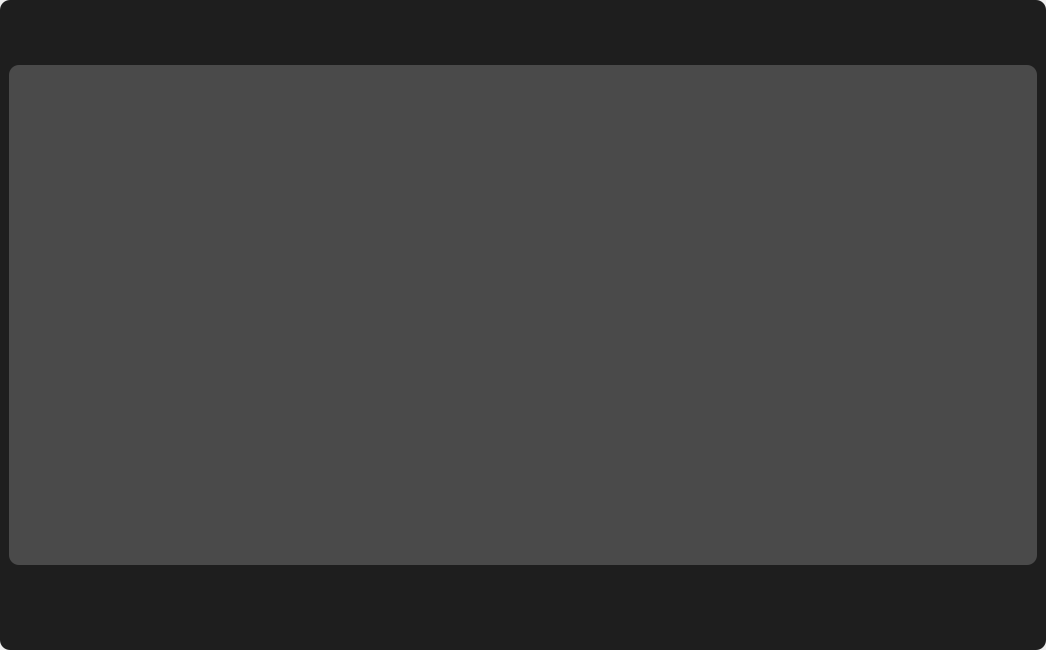
<?xml version="1.0" encoding="UTF-8"?>
<ui version="4.0">
 <class>EditWindow</class>
 <widget class="QMainWindow" name="EditWindow">
  <property name="geometry">
   <rect>
    <x>0</x>
    <y>0</y>
    <width>1046</width>
    <height>650</height>
   </rect>
  </property>
  <property name="minimumSize">
   <size>
    <width>1046</width>
    <height>650</height>
   </size>
  </property>
  <property name="windowTitle">
   <string>MainWindow</string>
  </property>
  <widget class="QWidget" name="centralwidget">
   <property name="minimumSize">
    <size>
     <width>736</width>
     <height>418</height>
    </size>
   </property>
   <layout class="QVBoxLayout" name="verticalLayout">
    <property name="spacing">
     <number>0</number>
    </property>
    <property name="leftMargin">
     <number>0</number>
    </property>
    <property name="topMargin">
     <number>0</number>
    </property>
    <property name="rightMargin">
     <number>0</number>
    </property>
    <property name="bottomMargin">
     <number>0</number>
    </property>
    <item>
     <widget class="QFrame" name="bg_frame">
      <property name="minimumSize">
       <size>
        <width>0</width>
        <height>0</height>
       </size>
      </property>
      <property name="font">
       <font>
        <family>Montserrat</family>
        <pointsize>14</pointsize>
        <weight>75</weight>
        <bold>true</bold>
       </font>
      </property>
      <property name="styleSheet">
       <string notr="true">background-color: rgb(30, 30, 30);
border-radius: 10px;
color: rgb(255, 255, 255);</string>
      </property>
      <property name="frameShape">
       <enum>QFrame::StyledPanel</enum>
      </property>
      <property name="frameShadow">
       <enum>QFrame::Raised</enum>
      </property>
      <layout class="QVBoxLayout" name="bg_layout">
       <property name="spacing">
        <number>0</number>
       </property>
       <property name="leftMargin">
        <number>0</number>
       </property>
       <property name="topMargin">
        <number>0</number>
       </property>
       <property name="rightMargin">
        <number>0</number>
       </property>
       <property name="bottomMargin">
        <number>0</number>
       </property>
       <item>
        <widget class="QFrame" name="title_bar">
         <property name="minimumSize">
          <size>
           <width>0</width>
           <height>50</height>
          </size>
         </property>
         <property name="maximumSize">
          <size>
           <width>16777215</width>
           <height>16777215</height>
          </size>
         </property>
         <property name="styleSheet">
          <string notr="true">background-color: none</string>
         </property>
         <property name="frameShape">
          <enum>QFrame::StyledPanel</enum>
         </property>
         <property name="frameShadow">
          <enum>QFrame::Raised</enum>
         </property>
         <layout class="QHBoxLayout" name="horizontalLayout">
          <property name="spacing">
           <number>0</number>
          </property>
          <property name="leftMargin">
           <number>0</number>
          </property>
          <property name="topMargin">
           <number>0</number>
          </property>
          <property name="rightMargin">
           <number>0</number>
          </property>
          <property name="bottomMargin">
           <number>0</number>
          </property>
          <item>
           <widget class="QFrame" name="title">
            <property name="maximumSize">
             <size>
              <width>16777215</width>
              <height>16777215</height>
             </size>
            </property>
            <property name="frameShape">
             <enum>QFrame::StyledPanel</enum>
            </property>
            <property name="frameShadow">
             <enum>QFrame::Raised</enum>
            </property>
            <layout class="QVBoxLayout" name="verticalLayout_3">
             <property name="spacing">
              <number>0</number>
             </property>
             <property name="leftMargin">
              <number>30</number>
             </property>
             <property name="topMargin">
              <number>0</number>
             </property>
             <property name="rightMargin">
              <number>0</number>
             </property>
             <property name="bottomMargin">
              <number>0</number>
             </property>
            </layout>
           </widget>
          </item>
          <item>
           <widget class="QFrame" name="btn_frame">
            <property name="maximumSize">
             <size>
              <width>100</width>
              <height>50</height>
             </size>
            </property>
            <property name="styleSheet">
             <string notr="true">background-color: none;</string>
            </property>
            <property name="frameShape">
             <enum>QFrame::StyledPanel</enum>
            </property>
            <property name="frameShadow">
             <enum>QFrame::Raised</enum>
            </property>
            <layout class="QHBoxLayout" name="horizontalLayout_2">
             <item>
              <widget class="QPushButton" name="btn_minimize">
               <property name="minimumSize">
                <size>
                 <width>30</width>
                 <height>30</height>
                </size>
               </property>
               <property name="maximumSize">
                <size>
                 <width>30</width>
                 <height>30</height>
                </size>
               </property>
               <property name="styleSheet">
                <string notr="true">QPushButton {
	background: transparent;
	border-radius: 15px;
}
QPushButton:hover {
	background: rgb(108, 108, 108);
}</string>
               </property>
               <property name="text">
                <string/>
               </property>
               <property name="icon">
                <iconset resource="Resources.qrc">
                 <normaloff>:/images/icons/minimize_white.png</normaloff>:/images/icons/minimize_white.png</iconset>
               </property>
              </widget>
             </item>
             <item>
              <widget class="QPushButton" name="btn_maximize">
               <property name="minimumSize">
                <size>
                 <width>30</width>
                 <height>30</height>
                </size>
               </property>
               <property name="maximumSize">
                <size>
                 <width>30</width>
                 <height>30</height>
                </size>
               </property>
               <property name="styleSheet">
                <string notr="true">QPushButton {
	padding: 5px;
	image: url(:/images/icons/maxmin.png);
	background: transparent;
	border-radius: 15px;
}
QPushButton:hover {
	background: rgb(108, 108, 108);
}</string>
               </property>
               <property name="text">
                <string/>
               </property>
              </widget>
             </item>
             <item>
              <widget class="QPushButton" name="btn_quit">
               <property name="minimumSize">
                <size>
                 <width>30</width>
                 <height>30</height>
                </size>
               </property>
               <property name="maximumSize">
                <size>
                 <width>30</width>
                 <height>30</height>
                </size>
               </property>
               <property name="styleSheet">
                <string notr="true">QPushButton {
	background: transparent;
	border-radius: 15px;
}
QPushButton:hover {
	background: rgb(255, 0, 0);
}</string>
               </property>
               <property name="text">
                <string/>
               </property>
               <property name="icon">
                <iconset resource="Resources.qrc">
                 <normaloff>:/images/icons/close_white.png</normaloff>:/images/icons/close_white.png</iconset>
               </property>
               <property name="shortcut">
                <string>Alt+X</string>
               </property>
              </widget>
             </item>
            </layout>
           </widget>
          </item>
         </layout>
        </widget>
       </item>
       <item>
        <widget class="QFrame" name="content_frame">
         <property name="font">
          <font>
           <family>iCiel Effra</family>
           <weight>75</weight>
           <bold>true</bold>
          </font>
         </property>
         <property name="styleSheet">
          <string notr="true">background-color: none</string>
         </property>
         <property name="frameShape">
          <enum>QFrame::StyledPanel</enum>
         </property>
         <property name="frameShadow">
          <enum>QFrame::Raised</enum>
         </property>
         <layout class="QVBoxLayout" name="verticalLayout_2">
          <property name="spacing">
           <number>0</number>
          </property>
          <property name="leftMargin">
           <number>0</number>
          </property>
          <property name="topMargin">
           <number>0</number>
          </property>
          <property name="rightMargin">
           <number>0</number>
          </property>
          <property name="bottomMargin">
           <number>0</number>
          </property>
          <item>
           <widget class="QFrame" name="stacked_frame">
            <property name="frameShape">
             <enum>QFrame::StyledPanel</enum>
            </property>
            <property name="frameShadow">
             <enum>QFrame::Raised</enum>
            </property>
            <layout class="QVBoxLayout" name="verticalLayout_4">
             <property name="spacing">
              <number>0</number>
             </property>
             <property name="leftMargin">
              <number>0</number>
             </property>
             <property name="topMargin">
              <number>0</number>
             </property>
             <property name="rightMargin">
              <number>0</number>
             </property>
             <property name="bottomMargin">
              <number>0</number>
             </property>
             <item>
              <widget class="QStackedWidget" name="stacked_widget">
               <property name="styleSheet">
                <string notr="true">border-radius: 1px;
background-color: transparent;</string>
               </property>
               <property name="currentIndex">
                <number>1</number>
               </property>
               <widget class="QWidget" name="test_page">
                <layout class="QVBoxLayout" name="verticalLayout_5">
                 <property name="spacing">
                  <number>5</number>
                 </property>
                 <property name="leftMargin">
                  <number>0</number>
                 </property>
                 <property name="topMargin">
                  <number>0</number>
                 </property>
                 <property name="rightMargin">
                  <number>0</number>
                 </property>
                 <property name="bottomMargin">
                  <number>0</number>
                 </property>
                 <item>
                  <widget class="QFrame" name="title_frame">
                   <property name="minimumSize">
                    <size>
                     <width>0</width>
                     <height>0</height>
                    </size>
                   </property>
                   <property name="frameShape">
                    <enum>QFrame::StyledPanel</enum>
                   </property>
                   <property name="frameShadow">
                    <enum>QFrame::Raised</enum>
                   </property>
                   <layout class="QVBoxLayout" name="verticalLayout_8">
                    <property name="spacing">
                     <number>0</number>
                    </property>
                    <property name="leftMargin">
                     <number>20</number>
                    </property>
                    <property name="topMargin">
                     <number>0</number>
                    </property>
                    <property name="rightMargin">
                     <number>0</number>
                    </property>
                    <property name="bottomMargin">
                     <number>0</number>
                    </property>
                   </layout>
                  </widget>
                 </item>
                 <item>
                  <widget class="QFrame" name="list_widget_frame">
                   <property name="minimumSize">
                    <size>
                     <width>0</width>
                     <height>400</height>
                    </size>
                   </property>
                   <property name="styleSheet">
                    <string notr="true">color: rgb(0, 0, 0)</string>
                   </property>
                   <property name="frameShape">
                    <enum>QFrame::StyledPanel</enum>
                   </property>
                   <property name="frameShadow">
                    <enum>QFrame::Raised</enum>
                   </property>
                   <layout class="QHBoxLayout" name="horizontalLayout_6" stretch="0">
                    <property name="spacing">
                     <number>0</number>
                    </property>
                    <property name="leftMargin">
                     <number>0</number>
                    </property>
                    <property name="topMargin">
                     <number>0</number>
                    </property>
                    <property name="rightMargin">
                     <number>0</number>
                    </property>
                    <property name="bottomMargin">
                     <number>0</number>
                    </property>
                    <item>
                     <widget class="QScrollArea" name="scrollArea">
                      <property name="minimumSize">
                       <size>
                        <width>0</width>
                        <height>0</height>
                       </size>
                      </property>
                      <property name="font">
                       <font>
                        <family>iCiel Effra Regular</family>
                        <pointsize>15</pointsize>
                       </font>
                      </property>
                      <property name="styleSheet">
                       <string notr="true">QScrollArea {
	border-radius: 10px;
	background-color: rgba(255, 255, 255, 50);
	outline: 0;
} 
QScrollArea::item { 
	margin: 20px;
	background-color: transparent;
	border: 0px solid black;
}

QScrollBar{
	background : rgb(255, 255, 255);	
}

QScrollBar::handle{
	background : rgb(158, 158, 158);
	border-radius: 5px;
	margin: 3px 3px 3px 3px;
}

QScrollBar::handle::pressed{
	background : rgb(85, 85, 85);
}

QScrollBar::add-line {
	height: 0px;
}

QScrollBar::sub-line {
	height: 0px;
}

QScrollBar::add-page, QScrollBar::sub-page {
	height: 0px;
}</string>
                      </property>
                      <property name="widgetResizable">
                       <bool>true</bool>
                      </property>
                      <widget class="QWidget" name="content_widget">
                       <property name="geometry">
                        <rect>
                         <x>0</x>
                         <y>0</y>
                         <width>1046</width>
                         <height>520</height>
                        </rect>
                       </property>
                      </widget>
                     </widget>
                    </item>
                   </layout>
                  </widget>
                 </item>
                 <item>
                  <widget class="QFrame" name="btn_frame_2">
                   <property name="minimumSize">
                    <size>
                     <width>0</width>
                     <height>30</height>
                    </size>
                   </property>
                   <property name="maximumSize">
                    <size>
                     <width>16777215</width>
                     <height>16777215</height>
                    </size>
                   </property>
                   <property name="styleSheet">
                    <string notr="true">color: rgb(0, 0, 0);</string>
                   </property>
                   <property name="frameShape">
                    <enum>QFrame::StyledPanel</enum>
                   </property>
                   <property name="frameShadow">
                    <enum>QFrame::Raised</enum>
                   </property>
                   <layout class="QHBoxLayout" name="horizontalLayout_5">
                    <property name="spacing">
                     <number>200</number>
                    </property>
                    <property name="leftMargin">
                     <number>0</number>
                    </property>
                    <property name="topMargin">
                     <number>0</number>
                    </property>
                    <property name="rightMargin">
                     <number>0</number>
                    </property>
                    <property name="bottomMargin">
                     <number>0</number>
                    </property>
                    <item>
                     <spacer name="horizontalSpacer_2">
                      <property name="orientation">
                       <enum>Qt::Horizontal</enum>
                      </property>
                      <property name="sizeHint" stdset="0">
                       <size>
                        <width>40</width>
                        <height>20</height>
                       </size>
                      </property>
                     </spacer>
                    </item>
                    <item>
                     <widget class="QPushButton" name="return_btn">
                      <property name="minimumSize">
                       <size>
                        <width>200</width>
                        <height>40</height>
                       </size>
                      </property>
                      <property name="maximumSize">
                       <size>
                        <width>16777215</width>
                        <height>16777215</height>
                       </size>
                      </property>
                      <property name="font">
                       <font>
                        <family>Montserrat</family>
                        <pointsize>15</pointsize>
                        <weight>75</weight>
                        <bold>true</bold>
                       </font>
                      </property>
                      <property name="styleSheet">
                       <string notr="true">QPushButton {
	background-color: rgb(255, 255, 255);
	border-radius: 10px;
}

QPushButton:hover {
	color: rgb(255, 255, 255);
	background-color: rgba(0, 0, 0, 150);
}

QPushButton:pressed {
	color: rgb(255, 255, 255);
	background-color: rgb(0, 0, 0);
}r</string>
                      </property>
                      <property name="text">
                       <string/>
                      </property>
                      <property name="icon">
                       <iconset resource="Resources.qrc">
                        <normaloff>:/images/icons/plus.png</normaloff>:/images/icons/plus.png</iconset>
                      </property>
                     </widget>
                    </item>
                    <item>
                     <spacer name="horizontalSpacer_4">
                      <property name="orientation">
                       <enum>Qt::Horizontal</enum>
                      </property>
                      <property name="sizeHint" stdset="0">
                       <size>
                        <width>40</width>
                        <height>20</height>
                       </size>
                      </property>
                     </spacer>
                    </item>
                   </layout>
                  </widget>
                 </item>
                </layout>
               </widget>
               <widget class="QWidget" name="info_page">
                <layout class="QVBoxLayout" name="verticalLayout_6">
                 <item>
                  <widget class="QFrame" name="title_frame_2">
                   <property name="minimumSize">
                    <size>
                     <width>0</width>
                     <height>0</height>
                    </size>
                   </property>
                   <property name="frameShape">
                    <enum>QFrame::StyledPanel</enum>
                   </property>
                   <property name="frameShadow">
                    <enum>QFrame::Raised</enum>
                   </property>
                   <layout class="QVBoxLayout" name="verticalLayout_10">
                    <property name="spacing">
                     <number>0</number>
                    </property>
                    <property name="leftMargin">
                     <number>20</number>
                    </property>
                    <property name="topMargin">
                     <number>0</number>
                    </property>
                    <property name="rightMargin">
                     <number>0</number>
                    </property>
                    <property name="bottomMargin">
                     <number>0</number>
                    </property>
                   </layout>
                  </widget>
                 </item>
                 <item>
                  <widget class="QFrame" name="list_widget_frame_2">
                   <property name="minimumSize">
                    <size>
                     <width>0</width>
                     <height>400</height>
                    </size>
                   </property>
                   <property name="styleSheet">
                    <string notr="true">color: rgb(0, 0, 0)</string>
                   </property>
                   <property name="frameShape">
                    <enum>QFrame::StyledPanel</enum>
                   </property>
                   <property name="frameShadow">
                    <enum>QFrame::Raised</enum>
                   </property>
                   <layout class="QHBoxLayout" name="horizontalLayout_9" stretch="0">
                    <property name="spacing">
                     <number>0</number>
                    </property>
                    <property name="leftMargin">
                     <number>0</number>
                    </property>
                    <property name="topMargin">
                     <number>0</number>
                    </property>
                    <property name="rightMargin">
                     <number>0</number>
                    </property>
                    <property name="bottomMargin">
                     <number>0</number>
                    </property>
                    <item>
                     <widget class="QScrollArea" name="scrollArea_3">
                      <property name="minimumSize">
                       <size>
                        <width>0</width>
                        <height>0</height>
                       </size>
                      </property>
                      <property name="font">
                       <font>
                        <family>iCiel Effra Regular</family>
                        <pointsize>15</pointsize>
                       </font>
                      </property>
                      <property name="styleSheet">
                       <string notr="true">QScrollArea {
	border-radius: 10px;
	background-color: rgba(255, 255, 255, 50);
	outline: 0;
} 
QScrollArea::item { 
	margin: 20px;
	background-color: transparent;
	border: 0px solid black;
}

QScrollBar{
	background : rgb(255, 255, 255);	
}

QScrollBar::handle{
	background : rgb(158, 158, 158);
	border-radius: 5px;
	margin: 3px 3px 3px 3px;
}

QScrollBar::handle::pressed{
	background : rgb(85, 85, 85);
}

QScrollBar::add-line {
	height: 0px;
}

QScrollBar::sub-line {
	height: 0px;
}

QScrollBar::add-page, QScrollBar::sub-page {
	height: 0px;
}</string>
                      </property>
                      <property name="widgetResizable">
                       <bool>true</bool>
                      </property>
                      <widget class="QWidget" name="content_widget_3">
                       <property name="geometry">
                        <rect>
                         <x>0</x>
                         <y>0</y>
                         <width>1024</width>
                         <height>494</height>
                        </rect>
                       </property>
                      </widget>
                     </widget>
                    </item>
                   </layout>
                  </widget>
                 </item>
                 <item>
                  <widget class="QFrame" name="btn_frame_3">
                   <property name="minimumSize">
                    <size>
                     <width>0</width>
                     <height>30</height>
                    </size>
                   </property>
                   <property name="maximumSize">
                    <size>
                     <width>16777215</width>
                     <height>16777215</height>
                    </size>
                   </property>
                   <property name="styleSheet">
                    <string notr="true">color: rgb(0, 0, 0);</string>
                   </property>
                   <property name="frameShape">
                    <enum>QFrame::StyledPanel</enum>
                   </property>
                   <property name="frameShadow">
                    <enum>QFrame::Raised</enum>
                   </property>
                   <layout class="QHBoxLayout" name="horizontalLayout_10">
                    <property name="spacing">
                     <number>200</number>
                    </property>
                    <property name="leftMargin">
                     <number>0</number>
                    </property>
                    <property name="topMargin">
                     <number>0</number>
                    </property>
                    <property name="rightMargin">
                     <number>0</number>
                    </property>
                    <property name="bottomMargin">
                     <number>0</number>
                    </property>
                    <item>
                     <spacer name="horizontalSpacer_6">
                      <property name="orientation">
                       <enum>Qt::Horizontal</enum>
                      </property>
                      <property name="sizeHint" stdset="0">
                       <size>
                        <width>40</width>
                        <height>20</height>
                       </size>
                      </property>
                     </spacer>
                    </item>
                    <item>
                     <widget class="QPushButton" name="return_btn_3">
                      <property name="minimumSize">
                       <size>
                        <width>200</width>
                        <height>40</height>
                       </size>
                      </property>
                      <property name="maximumSize">
                       <size>
                        <width>16777215</width>
                        <height>16777215</height>
                       </size>
                      </property>
                      <property name="font">
                       <font>
                        <family>Montserrat</family>
                        <pointsize>15</pointsize>
                        <weight>75</weight>
                        <bold>true</bold>
                       </font>
                      </property>
                      <property name="styleSheet">
                       <string notr="true">QPushButton {
	background-color: rgb(255, 255, 255);
	border-radius: 10px;
}

QPushButton:hover {
	color: rgb(255, 255, 255);
	background-color: rgba(0, 0, 0, 150);
}

QPushButton:pressed {
	color: rgb(255, 255, 255);
	background-color: rgb(0, 0, 0);
}r</string>
                      </property>
                      <property name="text">
                       <string/>
                      </property>
                      <property name="icon">
                       <iconset resource="Resources.qrc">
                        <normaloff>:/images/icons/plus.png</normaloff>:/images/icons/plus.png</iconset>
                      </property>
                     </widget>
                    </item>
                    <item>
                     <spacer name="horizontalSpacer_7">
                      <property name="orientation">
                       <enum>Qt::Horizontal</enum>
                      </property>
                      <property name="sizeHint" stdset="0">
                       <size>
                        <width>40</width>
                        <height>20</height>
                       </size>
                      </property>
                     </spacer>
                    </item>
                   </layout>
                  </widget>
                 </item>
                </layout>
               </widget>
              </widget>
             </item>
            </layout>
           </widget>
          </item>
         </layout>
        </widget>
       </item>
       <item alignment="Qt::AlignRight">
        <widget class="QFrame" name="frame_grip">
         <property name="minimumSize">
          <size>
           <width>30</width>
           <height>30</height>
          </size>
         </property>
         <property name="maximumSize">
          <size>
           <width>30</width>
           <height>30</height>
          </size>
         </property>
         <property name="styleSheet">
          <string notr="true">background-color: none;</string>
         </property>
         <property name="frameShape">
          <enum>QFrame::StyledPanel</enum>
         </property>
         <property name="frameShadow">
          <enum>QFrame::Raised</enum>
         </property>
        </widget>
       </item>
      </layout>
     </widget>
    </item>
   </layout>
  </widget>
 </widget>
 <resources>
  <include location="Resources.qrc"/>
 </resources>
 <connections/>
</ui>
